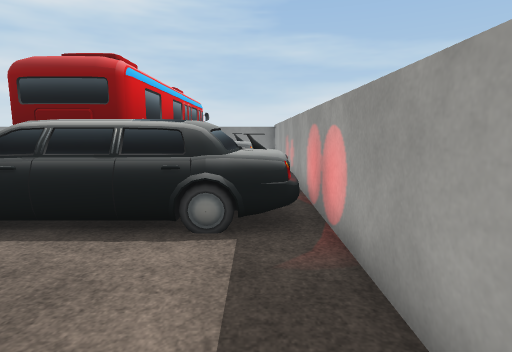
[1] (above)

24 first-person views from a walk through a Unity game level. The camera is 1.5 m above the floor, tilts 8° down and sees 80° across. The floor is counted in squares, 1 m on a side. Each view is taken from the middle of a square. On the plan, view 1 faces up. The plan holds only what a view shows up to about 15 squares ahead; the rest is blank. The place goes on beyond the plan. The player character is not drawn. Some surface patterns are stand-ins.

[2]
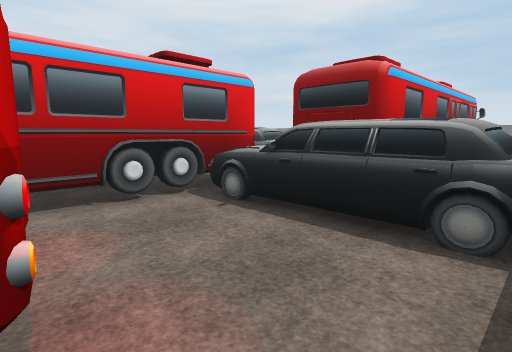

[3]
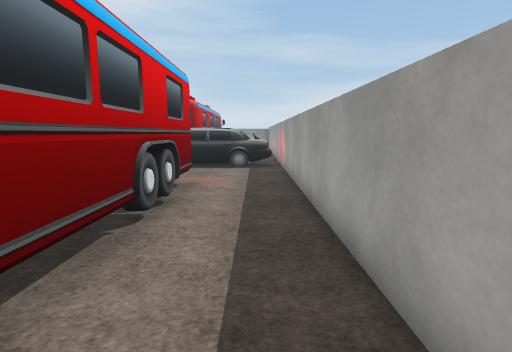

[4]
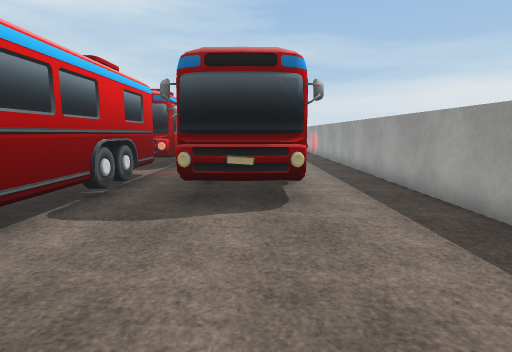

[5]
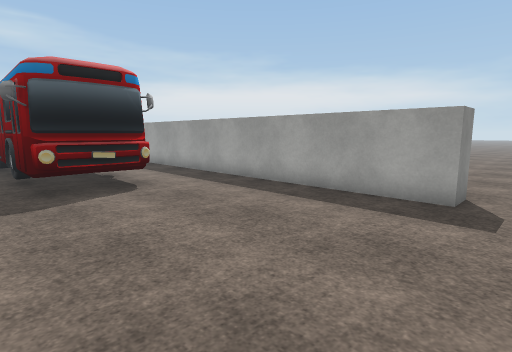

[6]
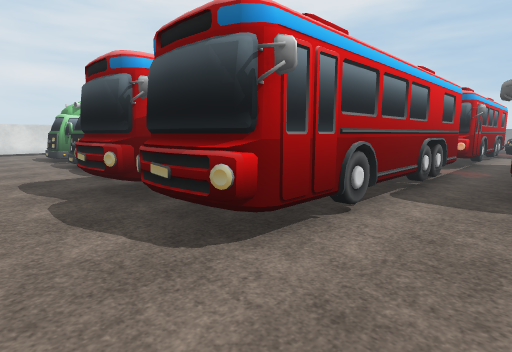

[7]
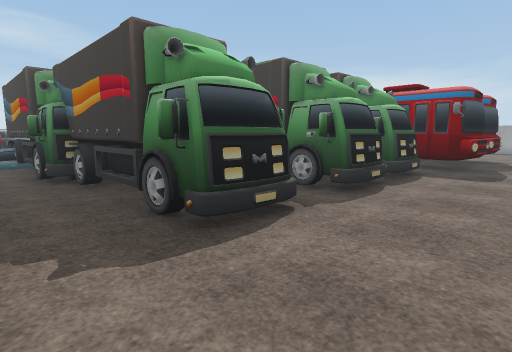

[8]
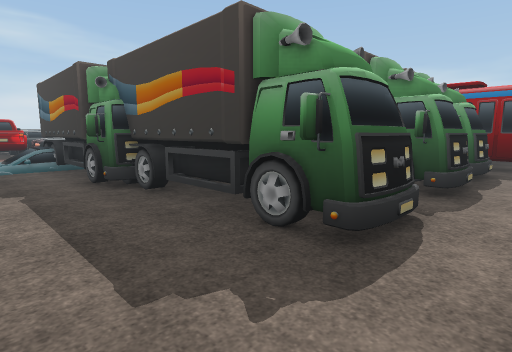

[9]
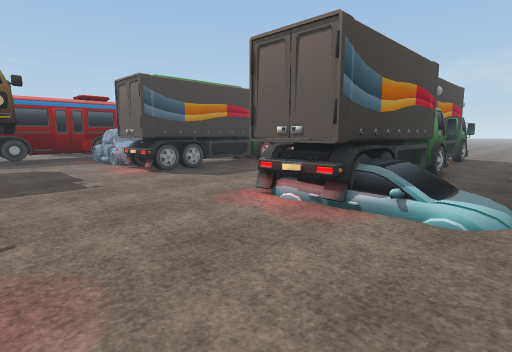

[10]
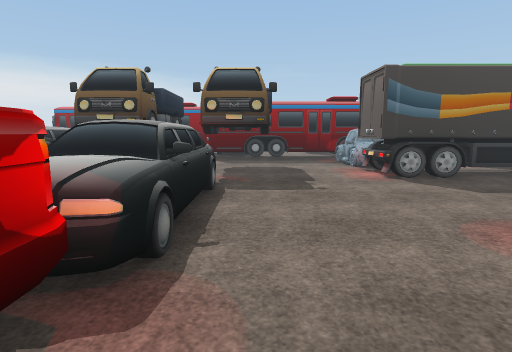

[11]
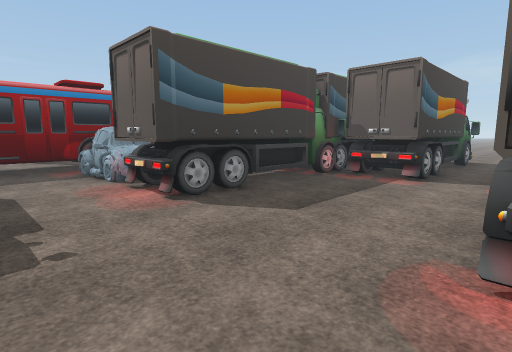

[12]
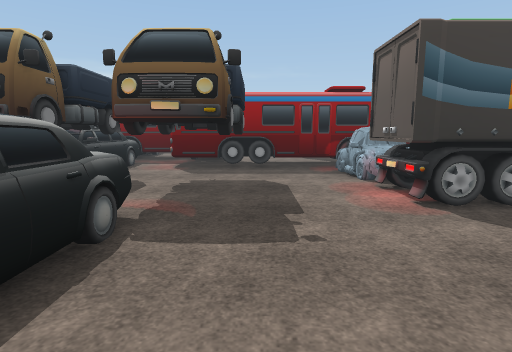

[13]
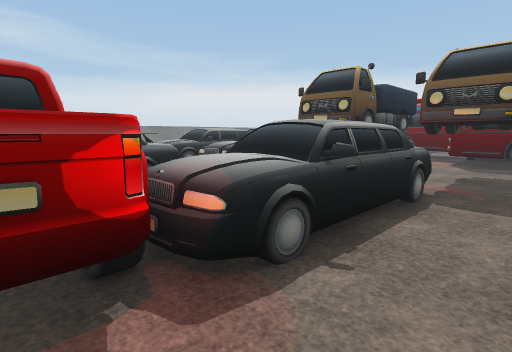

[14]
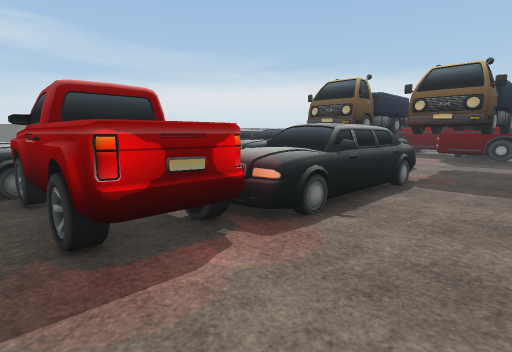

[15]
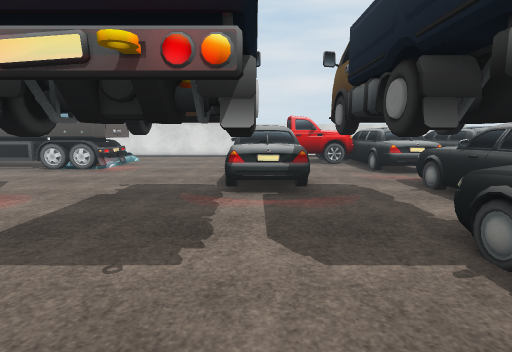

[16]
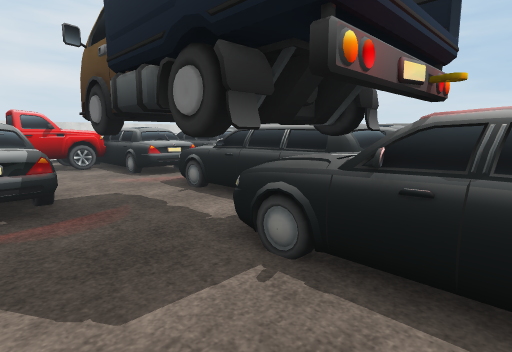

[17]
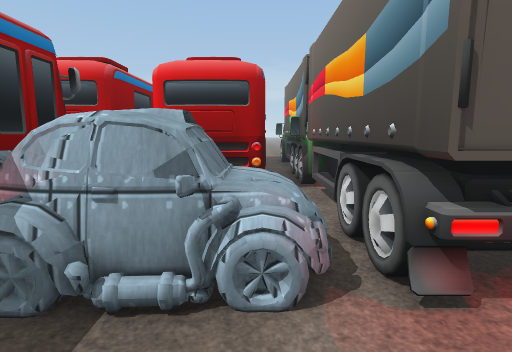

[18]
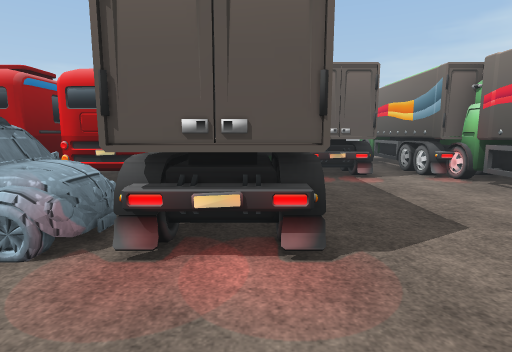

[19]
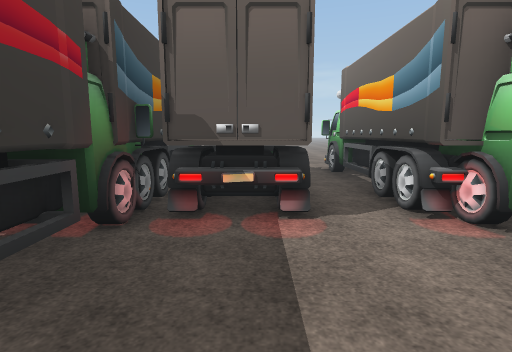

[20]
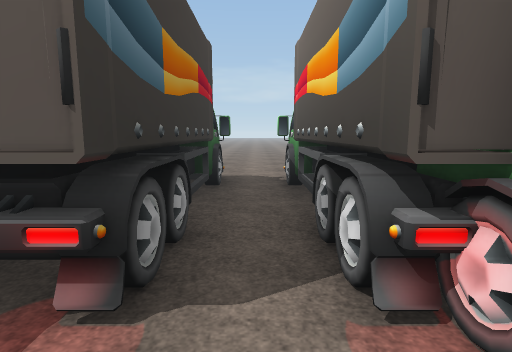

[21]
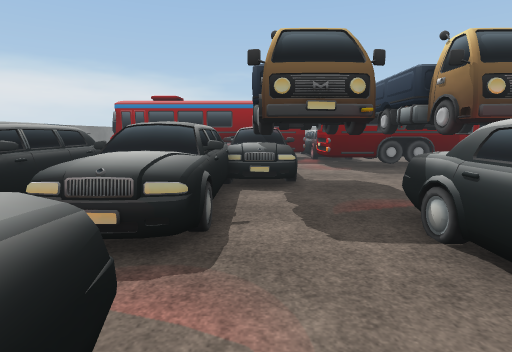

[22]
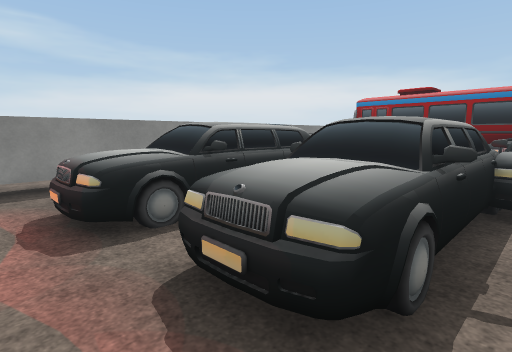

[23]
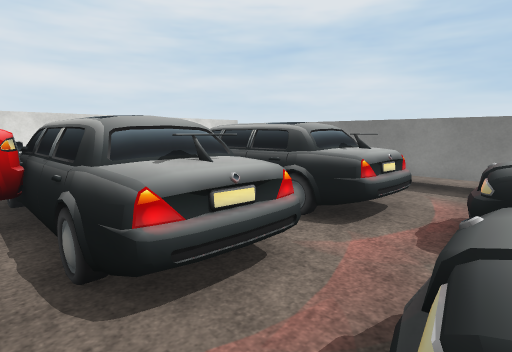

[24]
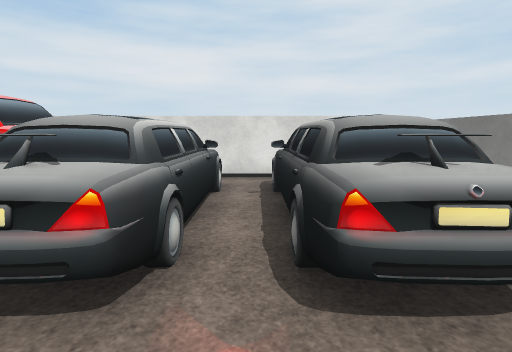

### Floor plan
Key: @ floor where view 1 was taken; # wall or solid block; . floor; / step, stairs or slope; O other object.
Columns run from 28 left of view 1 to 2 right of it. Each row starts with its distance up from view 1.
 19  ############
 18       ....
 17
 16      OOOOOOO
 15  OOOOOOOOOOOOOO              #
 14  OO.......OOOO               #
 13  OOOOOOO.OOO                 #
 12  O  OOOO.OOOO OO     OO  O   #
 11    OOOOO.OOOOOOOO    OO  O OO#
 10  O O........O.OOO  O     O OO#
  9  OOO..........OOOOOOO        #
  8 .OOO........O.OO.....        #
  7 .O OOOO OOOO.......###O      #
  6 .O OOOOOOOOOO.OO...###     OO#
  5 .OOOOOOOOOO...OO...###OOOOOOO#
  4 ............O.OO...O O..O....#
  3 ...............O...O O.......#
  2 ...................###.......#
  1 ...................###.......#
  0 ...OOO......OO.O.O.#  .  ##.@#
 -1 .//OOO.....OOOOOOOOO O.   #..#
 -2    OOO.....OOOOOO O  #.   O..#
 -3  //OOO.....OOOO    ###.   O..#
 -4  ..OOO.....OOOO      #.O  O..#
 -5  ..OOO.....OOO.     ...#  #..#
 -6  ..OOO.....OOOO###O###.#  #..#
 -7  ..OOOO.OOOOOOO   O###.O  #..#
 -8  ..OOOO.OOOO  OO  O  O.O   ..#
 -9  ...OOO.OOO O O      O.#   ..#
-10  ...OOO.OO  O O      O.####..#
-11 ....OOO.OO OO O      #..OOO..#
-12 ....OOO.OO  O O      #.......#
-13 ....OOO.OOO OOO      #.......#
-14 ....OOO.OOO OO O     O.......#
-15 ....OOO.OOO OO #     #.......#
-16  ..............### ###.......#
-17 ...............OOO.OOO.......##
-18   .............................
-19  . ......         ..... .....

Where each view was taken, in squares from view 1:
view 1: 0 up, 0 right, facing up
view 2: 0 up, 0 right, facing up-left
view 3: 9 down, 0 right, facing up
view 4: 17 down, 3 left, facing up
view 5: 19 down, 6 left, facing up-right
view 6: 19 down, 4 left, facing up-left
view 7: 19 down, 27 left, facing up-right
view 8: 17 down, 28 left, facing up-right
view 9: 5 up, 28 left, facing down-right
view 10: 4 up, 27 left, facing right
view 11: 3 up, 23 left, facing down-right
view 12: 3 up, 23 left, facing right
view 13: 3 up, 26 left, facing up-right
view 14: 2 up, 28 left, facing up-right
view 15: 6 up, 10 left, facing left
view 16: 6 up, 11 left, facing up-left
view 17: 2 up, 13 left, facing down
view 18: 3 up, 16 left, facing down
view 19: 2 down, 19 left, facing down
view 20: 5 down, 21 left, facing down
view 21: 10 up, 23 left, facing right
view 22: 10 up, 21 left, facing up-right
view 23: 10 up, 19 left, facing up-left
view 24: 14 up, 19 left, facing left
